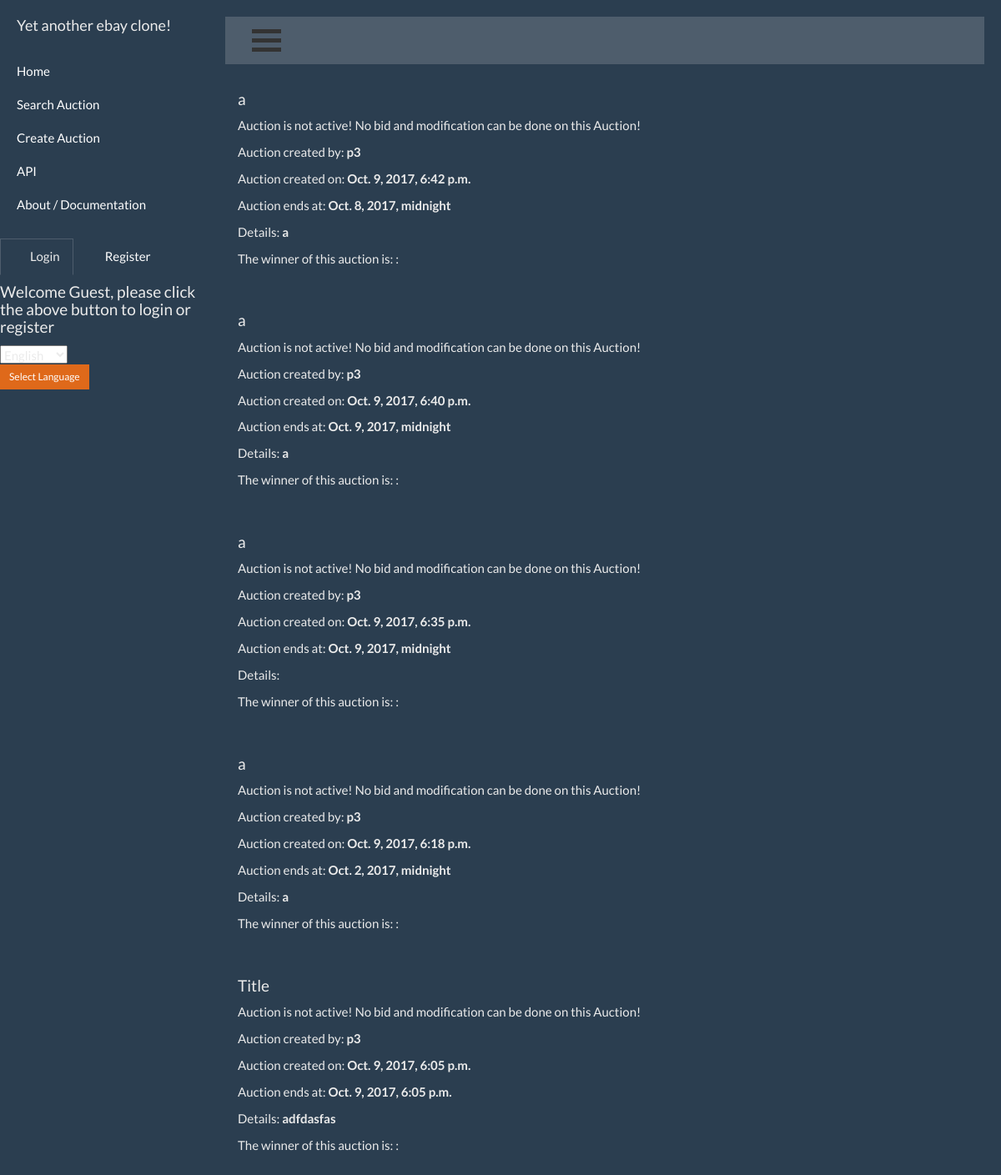
The app's page /, older data.
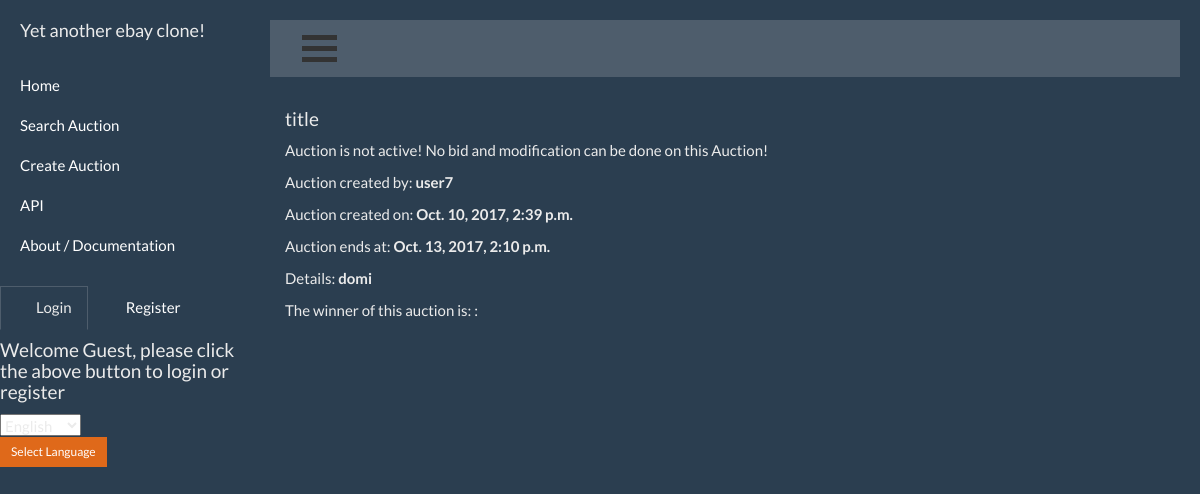
The same page, newer data.
### Project/models.py (models this page shows, shortened)
class Auction(models.Model):
    id = models.AutoField(primary_key=True)
    title = models.CharField(max_length=200, null=True)
    author = models.ForeignKey(settings.AUTH_USER_MODEL,null=True,related_name="author")
    details = models.TextField(null=True)
    bid_res = models.DateTimeField(null=True)
    timestamp = models.DateTimeField(null=True)
    active = models.IntegerField()
    banned = models.BooleanField(default=False)
    class Meta:
        ordering = ['timestamp']

### Project/views.py (the view)
# urls.py: url(r'^$', archive, name='home'),
def archive(request):
    isBidActive(Auction.objects.all())
    if request.user.is_superuser:
        bid = Auction.objects.order_by('-timestamp')
        return render(request, "bidlist.html", {'bid': bid,
                                            'authuser': request.user})
    elif request.user.is_authenticated():
        bid = Auction.objects.filter(banned=False).order_by('-timestamp')
        return render(request, "bidlist.html",{'bid':bid,
                                               'authuser': request.user})
    else:
        bid = Auction.objects.filter(banned=False).order_by('-timestamp')
        return render(request, "bidlist.html", {'bid': bid,
                                                'guest': 'Your are not loged in, please log in to bid!'})

### Project/views.py (called while the page is built)
def isBidActive(bid2):
    for a in bid2:
        a2 = datetime.now()
        b2 = a.bid_res
        if str(b2)<str(a2):
            a.active = 0
            a.save()

### templates/bidlist.html (shortened to what this page needs)
{% extends 'index.html' %}
{% load i18n %}
{% block content %}
{%  for bids in bid %}
    <h4> {{ bids.title }} </h4>
    {% ifequal bids.active 0 %}
    <p>{% trans "Auction is not active! No bid and modification can be done on this Auction!" %}</p>
    <p>{% trans "Auction created by" %}: <b> {{ bids.author }} </b></p>
    <p>{% trans "Auction created on" %}: <b> {{ bids.timestamp }}</b> </p>
    <p>{% trans "Auction ends at" %}: <b>{{ bids.bid_res }}</b></p>
    <p>{% trans "Details" %}: <b>{{ bids.details }}</b></p>
    {% trans "The winner of this auction is" %}: {{ bids.bid_by }}: <b>{{ bids.bid }}</b>
        <br>
    <br>
    <br>
     {%  endifequal %}
        {% empty %}
    <p>{% trans "No bids" %}<p>
{%  endfor %}
{% endblock %}

### templates/index.html
{% extends "base.html" %}
{% load i18n %}
{% block navigation %}
                    {% if request.user.is_authenticated %}
                        <ul class="nav nav-tabs" id="sync-tabs">
                            <li class="clear hi active"><a data-toggle="tab" href="#menu2">{% trans "Profile" %}</a></li>
                            <li class="hi"><a  href="/editP">{% trans "Edit Profile" %}</a></li>
                        </ul>
                        </div>
                        <div id="menu2" class="tab-pane fade fade in active ">
                            <div class="col-lg-12 text-center">
                                <h4>{% trans "Welcome" %} {{request.user.username}}</h4>
                            </div>
                                <div class="row">
                                    <div class="col-lg-12 text-center">
                                        <a>
                                            <h4><a href="/logout"/> {% trans "Logout" %} </h4>
                                        </a>
                                    </div>
                                </div>
                            </div>
                        </div>
                    {% else %}
                        <ul class="nav nav-tabs" id="sync-tabs">
                            <li class="active text-center "><a class="text-center" href="/login/">{% trans "Login" %}</a></li>
                            <li class=""><a href="/register/">{% trans "Register" %}</a></li>
                        </ul>
                        <h4>{% trans "Welcome Guest, please click the above button to login or register" %}</h4>
                        </div>
                    {% endif %}
{% endblock %}

### templates/base.html (shortened to what this page needs)
{% load i18n %}
<!DOCTYPE html>
<html lang="en">
<head>
    {% load static %}
    <link href={% static "css/bootstrap.min.css" %} rel="stylesheet">
    <link href={% static "css/simple-sidebar.css" %} rel="stylesheet">
    <link href="http://wenzhixin.net.cn/p/bootstrap-table/src/bootstrap-table.css" rel="stylesheet" type="text/css" />
</head>
<body>
<div id="wrapper">
    <div id="sidebar-wrapper">
        <ul class="sidebar-nav">
            <li class="sidebar-brand">
                Yet another ebay clone!
            </li>
            <li><a href="/">Home</a></li>
            <li><a href="#search" data-toggle="collapse">{% trans "Search Auction" %}</a>
            </li>
            <li><a href="/add/">{% trans "Create Auction" %}</a></li>
            <li><a href="#">API</a></li>
            <li><a href="#">{% trans "About / Documentation" %}</a></li>
            <div>
                <div class="">
             {% block navigation %}
                {% endblock %}
                <form class="form-editPass" action="/editL/" method="POST">
                    <select name="dropdown">
                    <option value='en'>English</option>
                    </select><br>
                    <button class="btn btn-sm btn-primary "  type="submit">Select Language</button>
                </form>
        </ul>
    </div>
    <div id="page-content-wrapper">
        <nav class="navbar navbar-default">
            <div class="container-fluid">
                <div class="navbar-header">
                    <a href="#menu-toggle" class="btn btn-default" id="menu-toggle">
                        <div class="container2" onclick="myFunction(this)">
                            <div class="bar1"></div>
                            <div class="bar2"></div>
                            <div class="bar3"></div>
                        </div>
                    </a>
                </div>
            </div>
        </nav>
        <div class="container-fluid">
            <div class="row main">
                <div class="col-lg-12">
                    {% block content %}
                    {% endblock %}
                </div>
            </div>
        </div>
    </div>
</div>
</body>
</html>

### Project/static/css/simple-sidebar.css (style rules this page uses)
body { overflow-x: hidden; }
#wrapper { padding-left: 0; -webkit-transition: all 0.5s ease; -moz-transition: all 0.5s ease; -o-transition: all 0.5s ease; transition: all 0.5s ease; }
#sidebar-wrapper { z-index: 1000; position: fixed; left: 250px; width: 0; height: 100%; margin-left: -250px; overflow-y: auto; -webkit-transition: all 0.5s ease; -moz-transition: all 0.5s ease; -o-transition: all 0.5s ease; transition: all 0.5s ease; }
#page-content-wrapper { width: 100%; position: absolute; padding: 15px; }
.sidebar-nav { position: absolute; top: 0; width: 250px; margin: 0; padding: 0; list-style: none; }
.sidebar-nav li { text-indent: 20px; line-height: 40px; }
.sidebar-nav li a { display: block; text-decoration: none; color: white; }
.sidebar-nav > .sidebar-brand { height: 65px; font-size: 18px; line-height: 60px; }
@media (min-width:768px) { #wrapper { padding-left: 250px; } }
@media (min-width:768px) { #sidebar-wrapper { width: 250px; } }
@media (min-width:768px) { #page-content-wrapper { padding: 20px; position: relative; } }

### templates/base.html (style rules this page uses)
.bar1, .bar2, .bar3 { width: 35px; height: 5px; background-color: #333; margin: 6px 0; transition: 0.4s; }

Row changes from the older to the newer data that the page shows:
removed Auction: title "a", author "p3", timestamp "Oct. 9, 2017, 6:42 p.m.", bid_res "Oct. 8, 2017, midnight", details "a"
removed Auction: title "a", author "p3", timestamp "Oct. 9, 2017, 6:40 p.m.", bid_res "Oct. 9, 2017, midnight", details "a"
removed Auction: title "a", author "p3", timestamp "Oct. 9, 2017, 6:35 p.m.", bid_res "Oct. 9, 2017, midnight"
removed Auction: title "a", author "p3", timestamp "Oct. 9, 2017, 6:18 p.m.", bid_res "Oct. 2, 2017, midnight", details "a"
removed Auction: title "Title", author "p3", timestamp "Oct. 9, 2017, 6:05 p.m.", bid_res "Oct. 9, 2017, 6:05 p.m.", details "adfdasfas"
added Auction: title "title", author "user7", timestamp "Oct. 10, 2017, 2:39 p.m.", bid_res "Oct. 13, 2017, 2:10 p.m.", details "domi"
